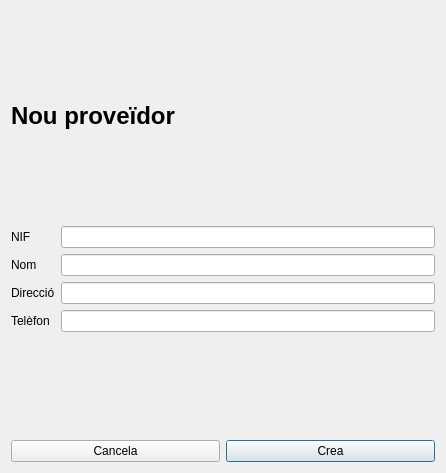
<?xml version="1.0" encoding="UTF-8"?>
<ui version="4.0">
 <class>AddVendor</class>
 <widget class="QWidget" name="AddVendor">
  <property name="geometry">
   <rect>
    <x>0</x>
    <y>0</y>
    <width>446</width>
    <height>473</height>
   </rect>
  </property>
  <property name="windowTitle">
   <string>Nou proveïdor</string>
  </property>
  <layout class="QVBoxLayout" name="verticalLayout_2">
   <item>
    <layout class="QVBoxLayout" name="verticalLayout">
     <item>
      <widget class="QLabel" name="labelTitle">
       <property name="sizePolicy">
        <sizepolicy hsizetype="Preferred" vsizetype="Preferred">
         <horstretch>1</horstretch>
         <verstretch>0</verstretch>
        </sizepolicy>
       </property>
       <property name="maximumSize">
        <size>
         <width>16777215</width>
         <height>16777215</height>
        </size>
       </property>
       <property name="font">
        <font>
         <pointsize>18</pointsize>
         <bold>true</bold>
        </font>
       </property>
       <property name="whatsThis">
        <string>&lt;html&gt;&lt;head/&gt;&lt;body&gt;&lt;p&gt;&lt;span style=&quot; font-size:18pt; font-weight:700;&quot;&gt;Nou proveïdor&lt;/span&gt;&lt;/p&gt;&lt;/body&gt;&lt;/html&gt;</string>
       </property>
       <property name="text">
        <string>Nou proveïdor</string>
       </property>
      </widget>
     </item>
     <item>
      <layout class="QFormLayout" name="formLayout">
       <item row="0" column="0">
        <widget class="QLabel" name="labelNIF">
         <property name="text">
          <string>NIF</string>
         </property>
        </widget>
       </item>
       <item row="0" column="1">
        <widget class="QLineEdit" name="inputNIF"/>
       </item>
       <item row="1" column="0">
        <widget class="QLabel" name="labelName">
         <property name="text">
          <string>Nom</string>
         </property>
        </widget>
       </item>
       <item row="1" column="1">
        <widget class="QLineEdit" name="inputName"/>
       </item>
       <item row="2" column="0">
        <widget class="QLabel" name="labelAddress">
         <property name="text">
          <string>Direcció</string>
         </property>
        </widget>
       </item>
       <item row="2" column="1">
        <widget class="QLineEdit" name="inputAddress"/>
       </item>
       <item row="3" column="0">
        <widget class="QLabel" name="labelPhone">
         <property name="text">
          <string>Telèfon</string>
         </property>
        </widget>
       </item>
       <item row="3" column="1">
        <widget class="QLineEdit" name="inputPhone"/>
       </item>
      </layout>
     </item>
     <item>
      <layout class="QHBoxLayout" name="horizontalLayout">
       <item>
        <widget class="QPushButton" name="buttonBack">
         <property name="text">
          <string>Cancela</string>
         </property>
        </widget>
       </item>
       <item>
        <widget class="QPushButton" name="buttonOK">
         <property name="text">
          <string>Crea</string>
         </property>
         <property name="default">
          <bool>true</bool>
         </property>
        </widget>
       </item>
      </layout>
     </item>
    </layout>
   </item>
  </layout>
 </widget>
 <resources/>
 <connections/>
</ui>
